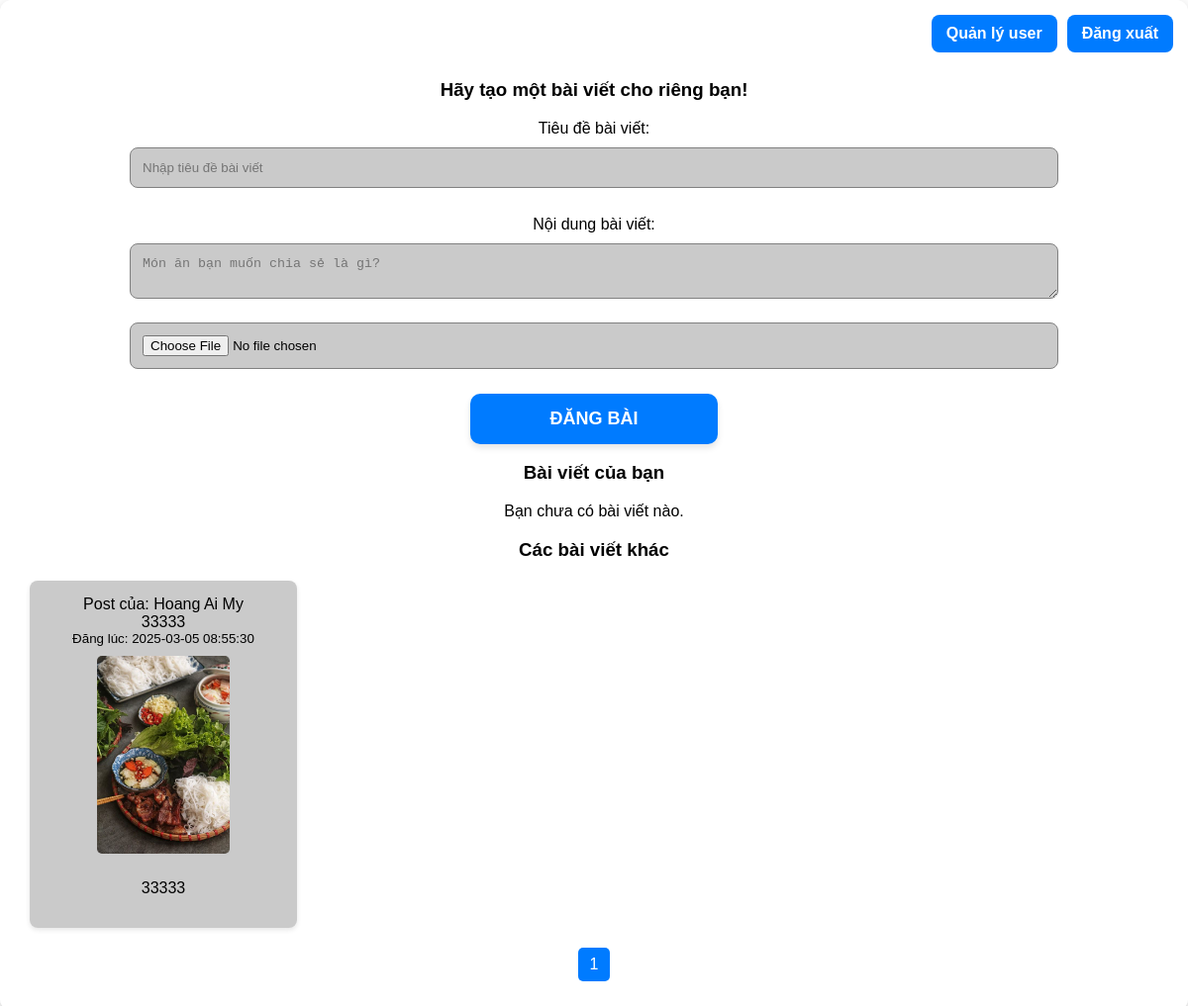
/dashboard (signed in), run on an earlier commit of the app's database.
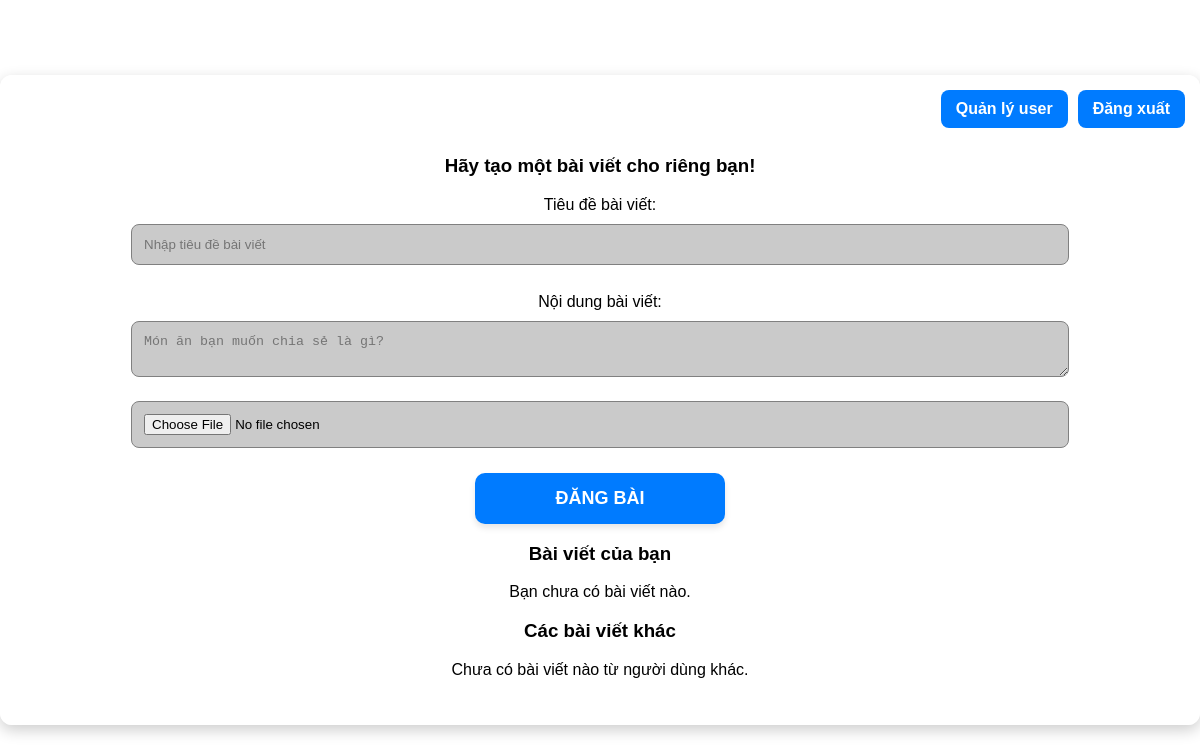
And on a later commit of the database.
### tables this page shows
CREATE TABLE posts (
            post_id INTEGER PRIMARY KEY AUTOINCREMENT,
            username TEXT,
            title TEXT,
            content TEXT,
            image_url TEXT,
            created_at DATETIME DEFAULT CURRENT_TIMESTAMP,
            FOREIGN KEY(username) REFERENCES users(username)
        );

### app.py (the view)
@app.route('/dashboard')
def dashboard():
    if 'username' not in session:
        return redirect(url_for('login'))
    page_user = request.args.get('page_user', 1, type=int)
    per_page = 9  # 9 bài mỗi trang
    offset_user = (page_user - 1) * per_page
    with sqlite3.connect(DATABASE) as conn:
        c = conn.cursor()
        c.execute("SELECT COUNT(*) FROM posts WHERE username = ?", (session['username'],))
        total_user_posts = c.fetchone()[0]
        total_user_pages = (total_user_posts + per_page - 1) // per_page
        c.execute("SELECT post_id, title, content, image_url, created_at FROM posts WHERE username = ? ORDER BY post_id DESC LIMIT ? OFFSET ?",
                  (session['username'], per_page, offset_user))
        user_posts = c.fetchall()
        page_other = request.args.get('page_other', 1, type=int)
        offset_other = (page_other - 1) * per_page
        c.execute("SELECT COUNT(*) FROM posts WHERE username != ?", (session['username'],))
        total_other_posts = c.fetchone()[0]
        total_other_pages = (total_other_posts + per_page - 1) // per_page
        c.execute(
            "SELECT post_id, username, title, content, image_url, created_at FROM posts WHERE username != ? ORDER BY post_id DESC LIMIT ? OFFSET ?",
            (session['username'], per_page, offset_other))
        other_posts = c.fetchall()
    return render_template('dashboard.html',
                           user_posts=user_posts,
                           other_posts=other_posts,
                           page_user=page_user,
                           total_user_pages=total_user_pages,
                           page_other=page_other,
                           total_other_pages=total_other_pages)

### templates/dashboard.html (shortened to what this page needs)
<!DOCTYPE html>
<html lang="vi">
<head>
</head>
<body>
<div class="container">
    {% if session['username'] %}
        <div class="header-buttons">
            {% if session['role'] == 'admin' %}
                <a href="{{ url_for('admin') }}" class="admin-button">Quản lý user</a>
            {% endif %}
            <a href="{{ url_for('logout') }}" class="logout-button">Đăng xuất</a>
        </div>
    {% endif %}
    <div class="content">
        <h3>Hãy tạo một bài viết cho riêng bạn!</h3>
        <form action="{{ url_for('create_post') }}" method="POST" enctype="multipart/form-data">
            <label for="title">Tiêu đề bài viết:</label><br/>
            <input type="text" id="title" name="title" placeholder="Nhập tiêu đề bài viết" required><br/>
            <br>
            <label for="content">Nội dung bài viết:</label><br/>
            <textarea name="content" placeholder="Món ăn bạn muốn chia sẻ là gì?" required></textarea><br/>
            <input type="file" name="image" accept="image/*"><br/>
            <button type="submit">Đăng bài</button>
        </form>
        <h3>Bài viết của bạn</h3>
        {% if user_posts %}
            <div class="posts-container">
                {% for post in user_posts %}
                    <div class="post-item">
                        <div class="title-box">{{ post[1] }}</div>
                        <small class="text-muted">Đăng lúc: {{ post[4] }}</small>
                        {% if post[3] %}
                            <img src="{{ post[3] }}" alt="Ảnh bài viết">
                        {% endif %}
                        <p>{{ post[2] }}</p>
                        <div class="post-actions">
                            <a href="{{ url_for('edit_post', post_id=post[0]) }}" class="admin-button">Sửa</a>
                            <a href="{{ url_for('delete_post', post_id=post[0]) }}" class="logout-button" onclick="return confirm('Bạn có chắc chắn muốn xóa bài viết này?');">Xóa</a>
                        </div>
                    </div>
                {% endfor %}
            </div>
            <div class="pagination">
                {% if page_user > 1 %}
                    <a href="{{ url_for('dashboard', page_user=page_user-1, page_other=page_other) }}">Trang trước</a>
                {% endif %}
                {% for p in range(1, total_user_pages + 1) %}
                    {% if p == page_user %}
                        <span>{{ p }}</span>
                    {% else %}
                        <a href="{{ url_for('dashboard', page_user=p, page_other=page_other) }}">{{ p }}</a>
                    {% endif %}
                {% endfor %}
                {% if page_user < total_user_pages %}
                    <a href="{{ url_for('dashboard', page_user=page_user+1, page_other=page_other) }}">Trang sau</a>
                {% endif %}
            </div>
        {% else %}
            <p>Bạn chưa có bài viết nào.</p>
        {% endif %}
        <h3>Các bài viết khác</h3>
        {% if other_posts %}
            <div class="posts-container">
                {% for post in other_posts %}
                    <div class="post-item">
                        <div>{{ "Post của: " + post[1] }}</div>
                        <div class="title-box">{{ post[2] }}</div>
                        <small class="text-muted">Đăng lúc: {{ post[5] }}</small>
                        {% if post[4] %}
                            <img src="{{ post[4] }}" alt="Ảnh bài viết">
                        {% endif %}
                        <p>{{ post[3] }}</p>
                    </div>
                {% endfor %}
            </div>
            <div class="pagination">
                {% for p in range(1, total_other_pages + 1) %}
                    {% if p == page_other %}
                        <span>{{ p }}</span>
                    {% else %}
                        <a href="{{ url_for('dashboard', page_user=page_user, page_other=p) }}">{{ p }}</a>
                    {% endif %}
                {% endfor %}
            </div>
        {% else %}
            <p>Chưa có bài viết nào từ người dùng khác.</p>
        {% endif %}
    </div>
</div>
</body>
</html>

### templates/dashboard.html (style rules this page uses)
body { background-image: url('https://st.ielts-fighter.com/src/ielts-fighter-image/2023/07/21/0862c163-ced6-4ee9-8ce2-beb57f2065a0.jpg'); background-size: cover; background-position: center; background-attachment: fixed; background-repeat: no-repeat; color: black; font-family: Arial, sans-serif; padding: 0; margin: 0; display: flex; justify-content: center; align-items: center; min-height: 100vh; }
.container { position: relative; width: 95%; max-width: 1200px; background: rgba(255, 255, 255, 0.75); padding: 30px; border-radius: 12px; box-shadow: 0 5px 15px rgba(0, 0, 0, 0.2); text-align: center; }
.header-buttons { position: absolute; top: 15px; right: 15px; display: flex; gap: 10px; }
.admin-button, .logout-button, .post-actions .admin-button, .post-actions .logout-button { display: inline-block; padding: 10px 15px; background-color: #007BFF; color: white; border: none; border-radius: 8px; font-size: 16px; font-weight: bold; cursor: pointer; text-decoration: none; transition: all 0.3s ease; text-align: center; }
.content { margin-top: 50px; }
.content input[type="text"], .content textarea, .content input[type="file"] { width: 80%; padding: 12px; margin: 10px 0; border-radius: 8px; border: 1px solid gray; background-color: rgba(180, 180, 180, 0.7); }
button[type="submit"] { width: 250px; padding: 15px 20px; background-color: #007BFF; color: white; border: none; border-radius: 10px; font-size: 18px; font-weight: bold; text-transform: uppercase; cursor: pointer; transition: all 0.3s ease; box-shadow: 0 4px 6px rgba(0,0,0,0.1); margin-top: 15px; }

What changed in the data, as far as the page shows it:
removed posts: username "Post của: Hoang Ai My", title "33333", created_at "2025-03-05 08:55:30", image_url (picture), content "33333"
Also different on the page:
text now shown: "Chưa có bài viết nào từ người dùng khác."
list line gone: "1"
